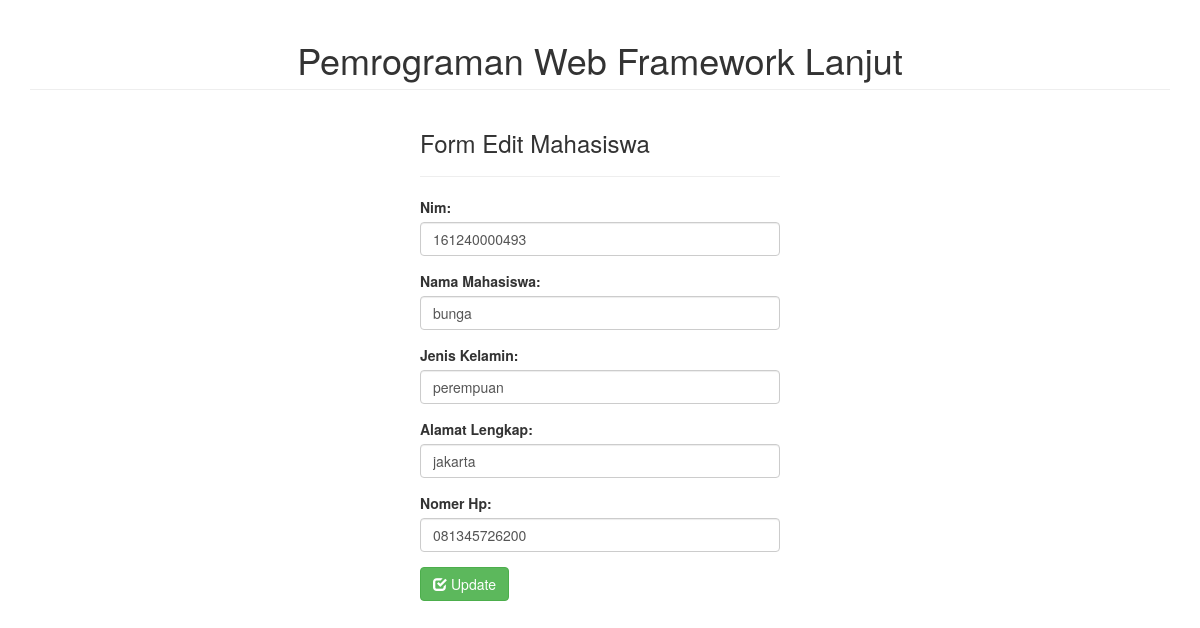
The page /index.php/mahasiswa/edit/3 on the database its author committed.
### tables this page shows
CREATE TABLE `tbl_mahasiswa` (
  `id` int(11) NOT NULL,
  `nim` varchar(30) NOT NULL,
  `nama_mahasiswa` varchar(100) NOT NULL,
  `jenis_kelamin` varchar(100) NOT NULL,
  `alamat_lengkap` varchar(100) NOT NULL,
  `nomer_hp` varchar(15) NOT NULL
);

### application/controllers/Mahasiswa.php (called while the page is built, shortened)
<?php
class Mahasiswa extends CI_Controller {
	function __construct(){
		$this->load->model('model_mahasiswa');
	}
	public function edit($id){
		$data['mhs'] = $this->model_mahasiswa->getMhs($id);
		$this->load->view('edit_mahasiswa', $data);
	}
}
?>

### index.php (called while the page is built, shortened)
<?php
require_once BASEPATH.'core/CodeIgniter.php';

### application/models/Model_mahasiswa.php (called while the page is built, shortened)
<?php
	class Model_mahasiswa extends CI_Model {
		public function getMhs($id){
			$query = $this->db->get_where('tbl_mahasiswa',array('id'=>$id));
			return $query->row_array();
		}
	}
?>

### application/views/edit_mahasiswa.php (the view, shortened to what this page needs)
<!DOCTYPE html>
<html>
<head>
	<link rel="stylesheet" type="text/css" href="<?php echo base_url(); ?>bootstrap/css/bootstrap.min.css">
</head>
<body>
<div class="container">
	<h1 class="page-header text-center">Pemrograman Web Framework Lanjut</h1>
	<div class="row">
		<div class="col-sm-4 col-sm-offset-4">
			<h3>Form Edit Mahasiswa</h3>
			<hr>
			<?php extract($mhs); ?>
			<form method="POST" action="<?php echo base_url(); ?>index.php/mahasiswa/update/<?php echo $id; ?>">
				<div class="form-group">
					<label>Nim:</label>
					<input type="number" class="form-control" value="<?php echo $nim; ?>" name="nim">
				</div>
				<div class="form-group">
					<label>Nama Mahasiswa:</label>
					<input type="text" class="form-control" value="<?php echo $nama_mahasiswa; ?>" name="nama_mahasiswa">
				</div>
				<div class="form-group">
					<label>Jenis Kelamin:</label>
					<input type="text" class="form-control" value="<?php echo $jenis_kelamin; ?>" name="jenis_kelamin">
				</div>
				<div class="form-group">
					<label>Alamat Lengkap:</label>
					<input type="text" class="form-control" value="<?php echo $alamat_lengkap; ?>" name="alamat_lengkap">
				</div>
				<div class="form-group">
					<label>Nomer Hp:</label>
					<input type="number" class="form-control" value="<?php echo $nomer_hp; ?>" name="nomer_hp">
				</div>
				<button type="submit" class="btn btn-success"><span class="glyphicon glyphicon-check"></span> Update</button>
			</form>
		</div>
	</div>
</div>
</body>
</html>

### rows shown on the page
tbl_mahasiswa: nim "161240000493", nama_mahasiswa "bunga", jenis_kelamin "perempuan", alamat_lengkap "jakarta", nomer_hp "081345726200"
